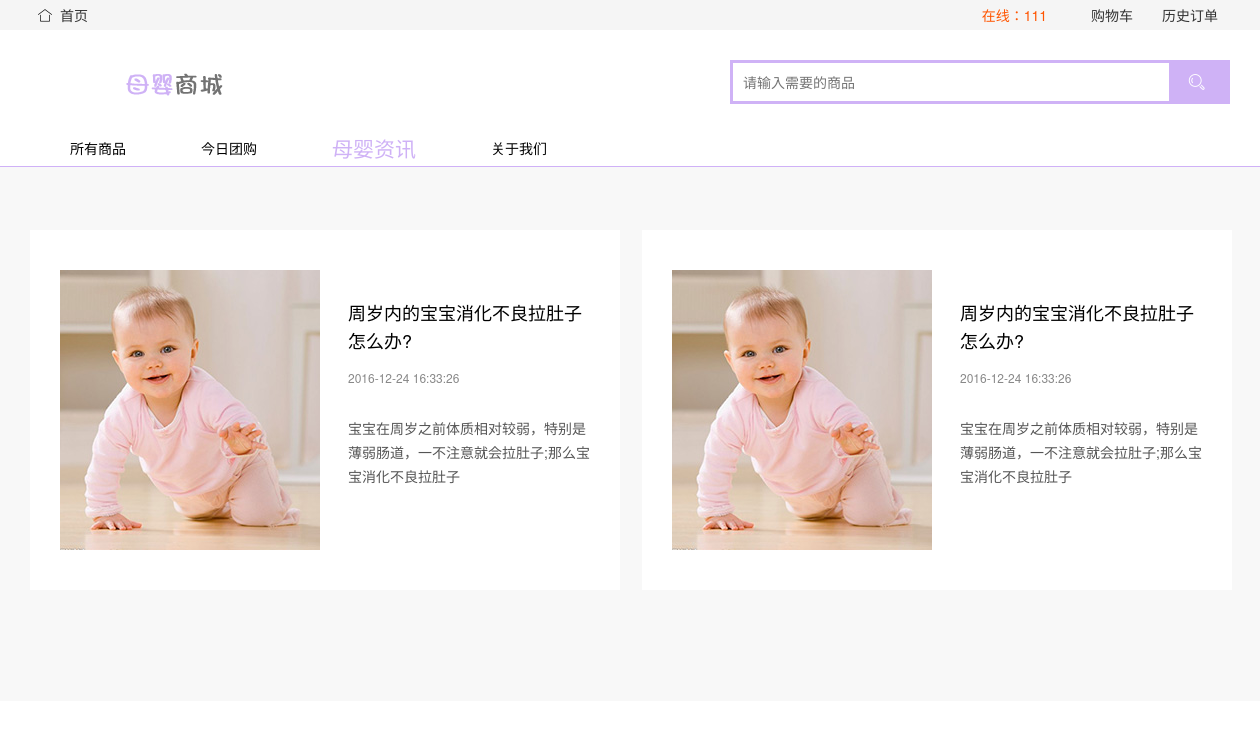
Page /php/information.php (signed in) on the committed database.
### tables this page shows
CREATE TABLE `tb_information` (
  `id` int(10) NOT NULL AUTO_INCREMENT,
  `text` varchar(255) DEFAULT NULL,
  `time` varchar(255) DEFAULT NULL,
  `title` varchar(255) DEFAULT NULL,
  `picture` longblob,
  PRIMARY KEY (`id`)
);

### php/information.php (the view, shortened to what this page needs)
<!DOCTYPE html>
<html lang="en">
<head>
  <link rel="stylesheet" type="text/css" href="../res/static/css/main.css">
  <link rel="stylesheet" type="text/css" href="../res/layui/css/layui.css">
</head>
<body>
  <div class="site-nav-bg">
    <div class="site-nav w1200">
      <p class="sn-back-home">
        <i class="layui-icon layui-icon-home"></i>
        <a href="index.php">首页</a>
      </p>
      <div class="sn-quick-menu">
					<div class="login"><?php
					if (!($_SESSION['user'])) {
						header('Location:information-tourist.php');
					} else {
						$user = $_SESSION['user'];
						echo '<div class="login"><a href="#">在线：' . $user . '</a></div>';
					}
					?></div>
					<div class="sp-cart">
						<a href="shopcart.php">
							购物车
						</a>
					</div>
					<div class="history">
						<a href="history.php">
							<span>历史订单</span>
						</a>
					</div>
				</div>
    </div>
  </div>
  <div class="header">
    <div class="headerLayout w1200">
      <div class="headerCon">
        <h1 class="mallLogo">
          <a href="src.php" title="母婴商城">
            <img src="../res/static/img/logo.png">
          </a>
        </h1>
        <div class="mallSearch">
          <form action="ChirdPage/search.php" class="layui-form" method="post">
							<input type="text" name="title" required  lay-verify="required" autocomplete="off" class="layui-input" placeholder="请输入需要的商品">
							<button class="layui-btn" type="submit" name="submit">
							<i class="layui-icon layui-icon-search"></i>
							</button>
						</form>
        </div>
      </div>
    </div>
  </div>
  <div class="content content-nav-base information-content">
    <div class="main-nav">
      <div class="inner-cont0">
        <div class="inner-cont1 w1200">
          <div class="inner-cont2">
            <a href="index.php">所有商品</a>
            <a href="buytoday.php">今日团购</a>
            <a href="information.php"  class="active"><h2>母婴资讯</h2></a>
            <a href="about.php">关于我们</a>
          </div>
        </div>
      </div>
    </div>
    <div class="info-list-box">
      <div class="info-list w1200">
        <div class="item-box layui-clear" id="list-cont">
						<?php
						require('Handler/conn.php' );
									$sql="select id from  tb_information";
									$result=mysqli_query($db, $sql);
									$RecordCount=mysqli_num_rows($result);
									$result=mysqli_query($db, "select * from  tb_information" );
									for ($i=0;
									$i < $RecordCount;
									$i++) {
									$row=mysqli_fetch_assoc($result);
									if($row) {
?>
						<div class="item">
							<div class="img">
								<img src="<?php echo $row['picture'];?>" alt="">
							</div>
							<div class="text">
								<h4><?php echo $row['title'];?></h4>
								<p class="data">
									<?php echo $row['time'];?>
								</p>
								<p class="info-cont">
									<?php echo $row['text'];?>
								</p>
							</div>
						</div>
			<?php
}
}
								?>
					</div>
      </div>
    </div>
  </div>
</body>
</html>

### res/static/css/main.css (style rules this page uses)
body { font-family: "Microsoft YaHei", "SimSun", '\5b8b\4f53', sans-serif; -moz-user-select:none; -webkit-user-select: none; -ms-user-select: none; }
.w1200 { width: 1200px; margin:0 auto; }
i { font-style: normal; }
.site-nav-bg { height: 30px; line-height: 30px; background-color: #f5f5f5; }
.site-nav { position: relative; }
.sn-back-home { float: left; }
.sn-back-home i { margin:0 4px 0 8px; font-size: 14px; }
.sn-quick-menu { position: absolute; right: 12px; }
.sn-quick-menu div { float: left; }
.sn-quick-menu div.login { margin-right: 22px; }
.sn-quick-menu div.login a { color: #ff5500; }
.sn-quick-menu div.history span { margin-left: 25px; }
.header { height: 100px; line-height: 100px; }
.header .mallLogo { margin-left: 38px; float: left; }
.header .mallSearch { float: right; width: 500px; padding-top: 30px; position: relative; }
.header .mallSearch form { height: 38px; line-height: 38px; border-width: 1px 0 1px 1px; border: solid #cfb2f6; position: relative; }
.header .mallSearch input { height: 38px; line-height: 38px; width: 436px; float: left; border:none; position: relative; z-index: 2; background: none; }
.header .mallSearch button { width: 58px; height: 38px; line-height: 38px; float: left; background: #cfb2f6; border-radius:0 ; }
.content .inner-cont1 { height: 36px; line-height: 36px; }
.content .inner-cont2 { padding-left: 208px; }
.content .inner-cont2 a { display: inline-block; font-size: 14px; color:#010101; padding: 0 32px; line-height: 36px; float: left; }
.content .inner-cont2 a.active,.content .inner-cont2 a:hover { color: #cfb2f6; }
.content-nav-base .main-nav { border-bottom:1px solid #cfb1f7; }
.content-nav-base .main-nav .inner-cont2 { padding-left: 40px; }
.content-nav-base .main-nav .inner-cont2 a { padding:0; margin-right: 75px; }
.information-content .info-list-box { padding:63px 0 84px 0; background: #f8f8f8; }
.information-content .info-list .item-box { width: 1250px; }
.information-content .info-list .item-box .item { width: 590px; float: left; margin:0 22px 27px 0; background: #fff; height: 360px; padding:40px 30px; box-sizing: border-box; }
.information-content .info-list .item-box .img { float: left; margin-right: 28px; }
.information-content .info-list .item-box .text h4 { font-size: 18px; line-height: 28px; margin-top: 28px; margin-bottom: 15px; }
.information-content .info-list .item-box .text .data { font-size: 12px; color: #888888; margin-bottom: 30px; }
.information-content .info-list .item-box .text .info-cont { line-height: 24px; color: #555555; overflow : hidden; text-overflow: ellipsis; display: -webkit-box; -webkit-line-clamp: 3; -webkit-box-orient: vertical; }

### rows in the picture
tb_information: picture (picture), title "周岁内的宝宝消化不良拉肚子怎么办?", time "2016-12-24 16:33:26", text "宝宝在周岁之前体质相对较弱，特别是薄弱肠道，一不注意就会拉肚子;那么宝宝消化不良拉肚子"
tb_information: picture (picture), title "周岁内的宝宝消化不良拉肚子怎么办?", time "2016-12-24 16:33:26", text "宝宝在周岁之前体质相对较弱，特别是薄弱肠道，一不注意就会拉肚子;那么宝宝消化不良拉肚子"

### other values in the picture
$user "111"
